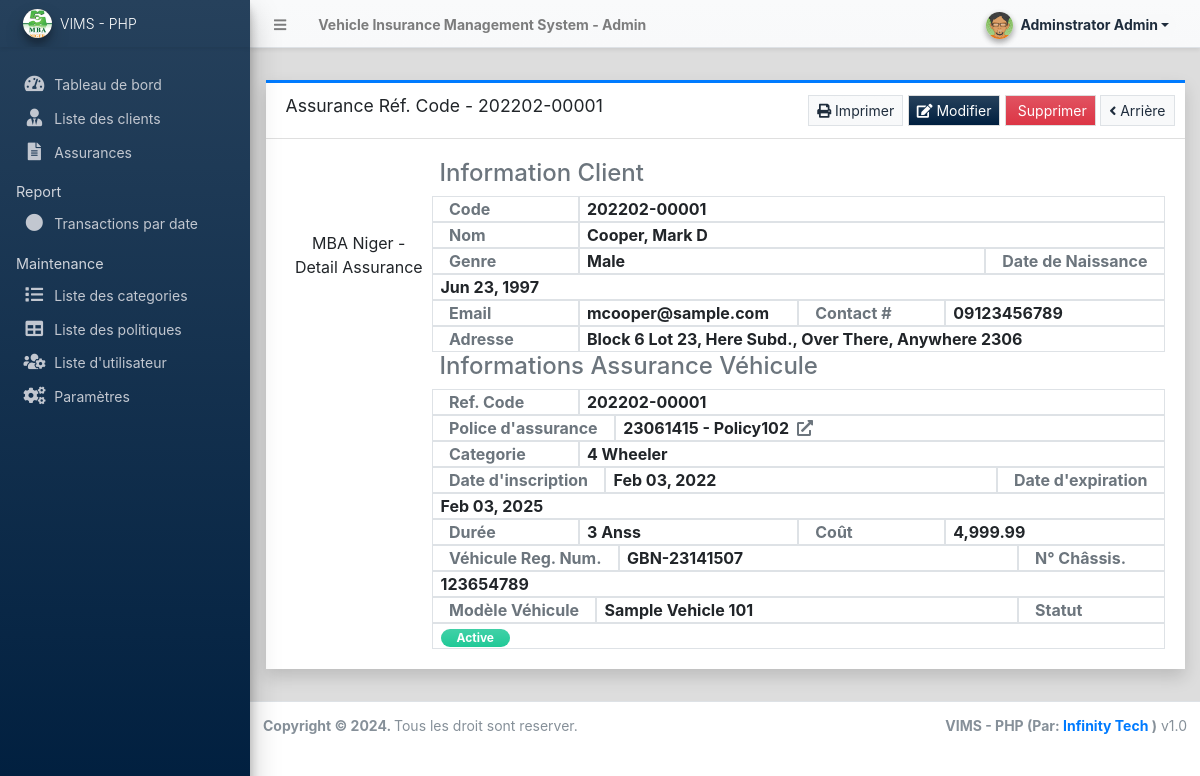
Screenshot of /admin/?page=insurances/view_insurance&id=1 (signed in) with the database file from the repository.
### tables this page shows
CREATE TABLE `client_list` (
  `id` int(30) NOT NULL,
  `code` varchar(100) NOT NULL,
  `firstname` text NOT NULL,
  `middlename` text NOT NULL,
  `lastname` text NOT NULL,
  `gender` varchar(100) NOT NULL,
  `dob` date NOT NULL,
  `contact` text NOT NULL,
  `email` text NOT NULL,
  `address` text NOT NULL,
  `image_path` text DEFAULT NULL,
  `status` tinyint(4) NOT NULL DEFAULT 1,
  `delete_flag` tinyint(4) NOT NULL DEFAULT 0,
  `date_created` datetime NOT NULL DEFAULT current_timestamp(),
  `date_updated` datetime DEFAULT NULL ON UPDATE current_timestamp()
);

### config.php (called while the page is built, shortened)
<?php
function format_num($number){
    if(is_numeric($number)){
        $ex = explode(".",$number);
        $dec_length = isset($ex[1]) ? strlen($ex[1]) : 0;
        return number_format($number,$dec_length);
    }else{
        return '0';
    }
}
?>

### admin/insurances/view_insurance.php (the view, shortened to what this page needs)
<?php
if(isset($_GET['id'])){
    $qry = $conn->query("SELECT i.*,CONCAT(p.code,' - ', p.name) as `policy`, p.duration, p.doc_path, c.name as category FROM `insurance_list` i inner join  policy_list p on i.policy_id = p.id inner join category_list c on p.category_id = c.id where i.id = '{$_GET['id']}'");
    if($qry->num_rows > 0){
        if(isset($client_id)):
            $client_qry = $conn->query("SELECT *,CONCAT(lastname, ', ', firstname, ' ', middlename) as fullname FROM `client_list` where id = '{$client_id}'");
            if($client_qry->num_rows > 0){
                $res = $client_qry->fetch_array();
                foreach($res as $k => $v){
                    if(!is_numeric($k))
                    $client[$k] = $v;
                }
            }
        endif;
    }
}
?>
<div class="content py-3">
    <div class="card card-outline card-primary rounded-0 shadow">
        <div class="card-header">
            <h5 class="card-title">Assurance Réf. Code - <?= isset($code) ? $code : '' ?></h5>
            <div class="card-tools">
                <button class="btn btn-light btn-flat btn-sm bg-gradient-light border" type="button" id="print"><i class="fa fa-print"></i> Imprimer</button>
                <button class="btn btn-default btn-flat btn-sm bg-gradient-navy" type="button" id="edit_data"><i class="fa fa-edit"></i> Modifier</button>
                <button class="btn btn-default btn-flat btn-sm bg-gradient-danger" type="button" id="delete_data"><i class="fa fa-delete"></i> Supprimer</button>
                <a class="btn btn-light btn-flat btn-sm border" href="./?page=insurances"><i class="fa fa-angle-left"></i> Arrière</a>
            </div>
        </div>
        <div class="card-body">
            <div class="container-fluid" id="outprint">
                <fieldset>
                    <div class="row align-items-center">
                        <div class="col-lg-2 col-md-4 col-sm-12 text-center">
                            MBA Niger - Detail Assurance
                        </div>
                        <div class="col-lg-10 col-md-8 col-sm-12">
                            <legend class="text-muted h4">Information Client</legend>
                            <div class="row">
                                <div class="border col-auto text-muted px-3" style="min-width:20%"><b>Code</b></div>
                                <div class="border col-auto flex-grow-1 flex-shrink-1"><b><?= isset($client['code']) ? $client['code'] : "" ?></b></div>
                            </div>
                            <div class="row">
                                <div class="border col-auto text-muted px-3" style="min-width:20%"><b>Nom</b></div>
                                <div class="border col-auto flex-grow-1 flex-shrink-1"><b><?= isset($client['fullname']) ? $client['fullname'] : "" ?></b></div>
                            </div>
                            <div class="row">
                                <div class="border col-auto text-muted px-3" style="min-width:20%"><b>Genre</b></div>
                                <div class="border col-auto flex-grow-1 flex-shrink-1" style="min-width:30%"><b><?= isset($client['gender']) ? $client['gender'] : "" ?></b></div>
                                <div class="border col-auto text-muted px-3" style="min-width:20%"><b>Date de Naissance</b></div>
                                <div class="border col-auto flex-grow-1 flex-shrink-1" style="min-width:30%"><b><?= isset($client['dob']) ? date("M d, Y", strtotime($client['dob'])) : "" ?></b></div>
                            </div>
                            <div class="row">
                                <div class="border col-auto text-muted px-3" style="min-width:20%"><b>Email</b></div>
                                <div class="border col-auto flex-grow-1 flex-shrink-1" style="min-width:30%"><b><?= isset($client['email']) ? $client['email'] : "" ?></b></div>
                                <div class="border col-auto text-muted px-3" style="min-width:20%"><b>Contact #</b></div>
                                <div class="border col-auto flex-grow-1 flex-shrink-1" style="min-width:30%"><b><?= isset($client['contact']) ? $client['contact'] : "" ?></b></div>
                            </div>
                            <div class="row">
                                <div class="border col-auto text-muted px-3" style="min-width:20%"><b>Adresse</b></div>
                                <div class="border col-auto flex-grow-1 flex-shrink-1"><b><?= isset($client['address']) ? $client['address'] : "" ?></b></div>
                            </div>
                        </div>
                    </div>
                </fieldset>
                <fieldset>
                    <div class="row align-items-center">
                        <div class="col-lg-10 col-md-8 col-sm-12">
                            <legend class="text-muted h4">Informations Assurance Véhicule</legend>
                            <div class="row">
                                <div class="border col-auto text-muted px-3" style="min-width:20%"><b>Ref. Code</b></div>
                                <div class="border col-auto flex-grow-1 flex-shrink-1"><b><?= isset($code) ? $code : "" ?></b></div>
                            </div>
                            <div class="row">
                                <div class="border col-auto text-muted px-3" style="min-width:20%"><b>Police d'assurance</b></div>
                                <div class="border col-auto flex-grow-1 flex-shrink-1"><b><?= isset($policy) ? $policy.(isset($doc_path) && !empty($doc_path) ? "<a class='ml-2 text-muted text-decoration-none policy_link' href='".base_url.$doc_path."' target='_blank'><i class='fa fa-external-link-alt'></i></a>" : '') : "" ?></b></div>
                            </div>
                            <div class="row">
                                <div class="border col-auto text-muted px-3" style="min-width:20%"><b>Categorie</b></div>
                                <div class="border col-auto flex-grow-1 flex-shrink-1"><b><?= isset($category) ? $category : "" ?></b></div>
                            </div>
                            <div class="row">
                                <div class="border col-auto text-muted px-3" style="min-width:20%"><b>Date d'inscription</b></div>
                                <div class="border col-auto flex-grow-1 flex-shrink-1" style="min-width:30%"><b><?= isset($registration_date) ? date("M d, Y", strtotime($registration_date)) : "" ?></b></div>
                                <div class="border col-auto text-muted px-3" style="min-width:20%"><b>Date d'expiration</b></div>
                                <div class="border col-auto flex-grow-1 flex-shrink-1" style="min-width:30%"><b><?= isset($expiration_date) ? date("M d, Y", strtotime($expiration_date)) : "" ?></b></div>
                            </div>
                            <div class="row">
                                <div class="border col-auto text-muted px-3" style="min-width:20%"><b>Durée</b></div>
                                <div class="border col-auto flex-grow-1 flex-shrink-1" style="min-width:30%"><b><?= isset($duration) ? $duration." Ans".($duration > 1? 's': '') : "" ?></b></div>
                                <div class="border col-auto text-muted px-3" style="min-width:20%"><b>Coût</b></div>
                                <div class="border col-auto flex-grow-1 flex-shrink-1" style="min-width:30%"><b><?= isset($cost) ? format_num($cost) : "" ?></b></div>
                            </div>
                            <div class="row">
                                <div class="border col-auto text-muted px-3" style="min-width:20%"><b>Véhicule Reg. Num.</b></div>
                                <div class="border col-auto flex-grow-1 flex-shrink-1" style="min-width:30%"><b><?= isset($registration_no) ? $registration_no : "" ?></b></div>
                                <div class="border col-auto text-muted px-3" style="min-width:20%"><b>N° Châssis.</b></div>
                                <div class="border col-auto flex-grow-1 flex-shrink-1" style="min-width:30%"><b><?= isset($chassis_no) ? $chassis_no : "" ?></b></div>
                            </div>
                            <div class="row">
                                <div class="border col-auto text-muted px-3" style="min-width:20%"><b>Modèle Véhicule</b></div>
                                <div class="border col-auto flex-grow-1 flex-shrink-1" style="min-width:30%"><b><?= isset($vehicle_model) ? $vehicle_model : "" ?></b></div>
                                <div class="border col-auto text-muted px-3" style="min-width:20%"><b>Statut</b></div>
                                <div class="border col-auto flex-grow-1 flex-shrink-1" style="min-width:30%">
                                    <?php
                                    $status = isset($status) ? $status : '';
                                    if(isset($expiration_date) && strtotime($expiration_date) < time()):
                                        echo '<span class="rounded-pill badge badge-danger bg-gradient-danger px-3">Expiré</span>';
                                    else:
                                        switch ($status){
                                            case 1:
                                                echo '<span class="rounded-pill badge badge-success bg-gradient-teal px-3">Active</span>';
                                                break;
                                        }
                                    endif;
                                    ?>
                                </div>
                            </div>
                        </div>
                    </div>
                </fieldset>
            </div>
        </div>
    </div>
</div>

### rows the page displays
client_list: code "202202-00001", gender "Male", dob "Jun 23, 1997", email "mcooper@sample.com", contact "09123456789", address "Block 6 Lot 23, Here Subd., Over There, Anywhere 2306"

### other values shown
$_settings->info('name') "Vehicle Insurance Management System"
$_settings->userdata('firstname').' '.$_settings->userdata('lastname') "Adminstrator Admin"
$_settings->info('short_name') "VIMS - PHP"
$code "202202-00001"
$client['fullname'] "Cooper, Mark D"
$policy "23061415 - Policy102"
$category "4 Wheeler"
date("M d, Y", strtotime($registration_date)) "Feb 03, 2022"
date("M d, Y", strtotime($expiration_date)) "Feb 03, 2025"
$duration "3"
format_num($cost) "4,999.99"
$registration_no "GBN-23141507"
$chassis_no "123654789"
$vehicle_model "Sample Vehicle 101"
